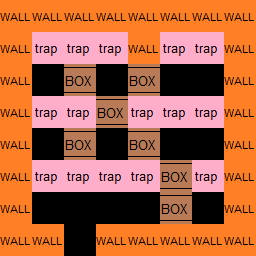

A 2D game scene composited from a Tiled map and its tileset images. What follows is a short description and the map's XML, with each tile layer's data collapsed to a summary:
An orthogonal 8x8 tile map with 32x32 px tiles, 2 tile layers (Calque de Tile 1, meta), 2 tilesets.

<map version="1.0" orientation="orthogonal" width="8" height="8" tilewidth="32" tileheight="32">
 <tileset firstgid="1" name="min" tilewidth="32" tileheight="32">
  <image source="../tilesets/walls.png" width="256" height="192" />
 </tileset>
 <tileset firstgid="49" name="meta" tilewidth="32" tileheight="32">
  <image source="../tilesets/metaset2.png" width="64" height="64" />
 </tileset>
 <layer name="Calque de Tile 1" width="8" height="8">
  <data>[64 cells, 64 non-empty, 1 distinct tile ids]</data>
 </layer>
 <layer name="meta" width="8" height="8">
  <data>[64 cells, 50 non-empty, 3 distinct tile ids]</data>
 </layer>
</map>
